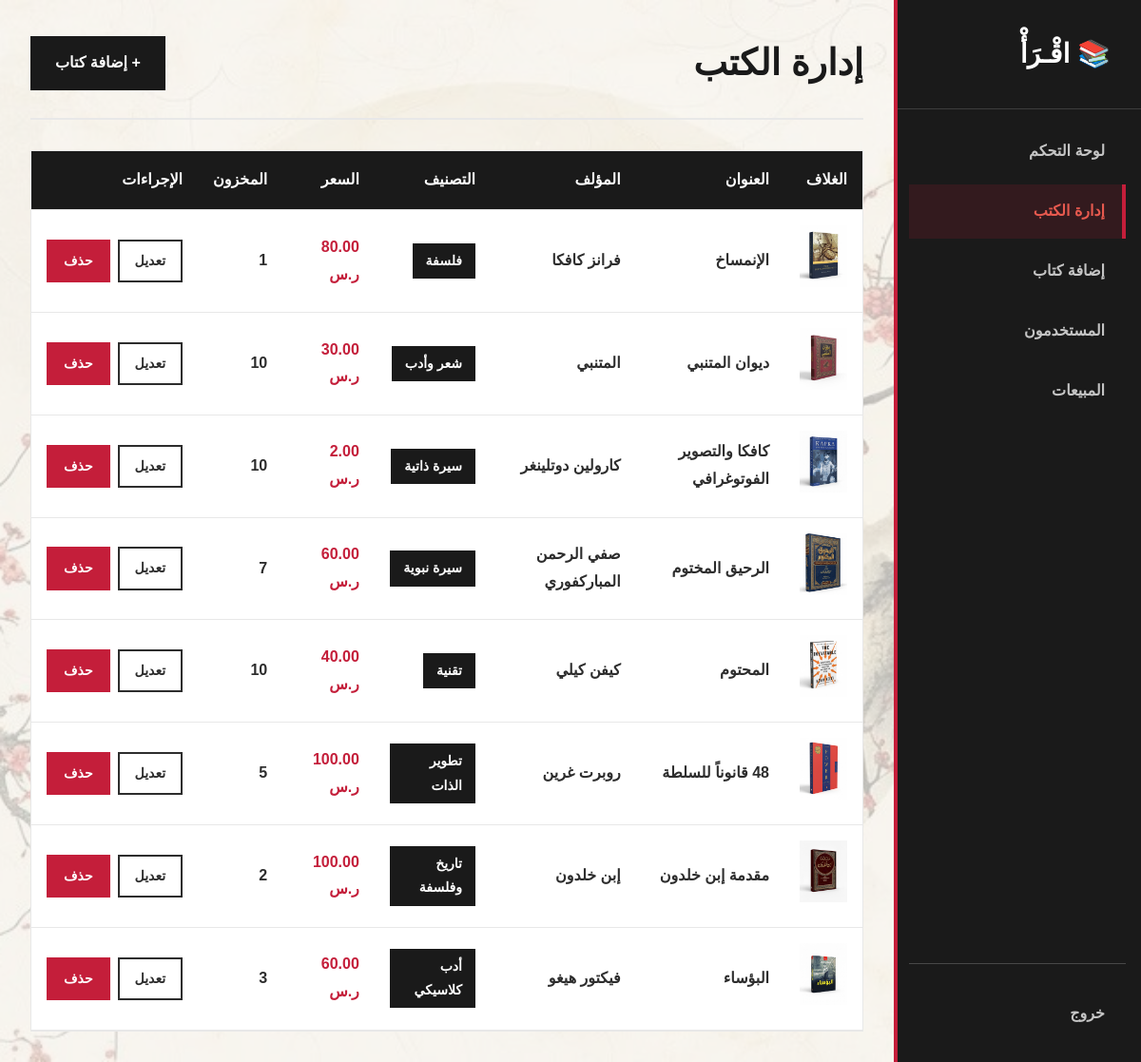
Screenshot of /admin/manage_books.php (signed in) with the database file from the repository.
### tables this page shows
CREATE TABLE `books` (
  `book_id` int(11) NOT NULL,
  `title` varchar(200) NOT NULL,
  `author` varchar(100) NOT NULL,
  `category` varchar(50) NOT NULL,
  `price` decimal(10,2) NOT NULL,
  `description` text DEFAULT NULL,
  `image` varchar(255) DEFAULT 'default_book.jpg',
  `stock_quantity` int(11) DEFAULT 10,
  `created_at` timestamp NOT NULL DEFAULT current_timestamp()
);

### admin/manage_books.php (the view, shortened to what this page needs)
<?php
require_once '../config/database.php';
$books = mysqli_query($conn, "SELECT * FROM books ORDER BY created_at DESC");
?>
<!DOCTYPE html>
<html lang="ar" dir="rtl">
<head>
    <link rel="stylesheet" href="../css/style.css">
</head>
<body class="admin-body">
    <div class="admin-layout">
        <aside class="admin-sidebar">
            <div class="admin-sidebar-brand">📚 اقْـرَأْ</div>
            <ul class="admin-nav">
                <li><a href="admin_home.php" class="admin-nav-link">لوحة التحكم</a></li>
                <li><a href="manage_books.php" class="admin-nav-link active">إدارة الكتب</a></li>
                <li><a href="add_book.php" class="admin-nav-link">إضافة كتاب</a></li>
                <li><a href="view_users.php" class="admin-nav-link">المستخدمون</a></li>
                <li><a href="view_sales.php" class="admin-nav-link">المبيعات</a></li>
                <li style="margin-top: auto; padding-top: 24px; border-top: 1px solid rgba(255,255,255,0.2);">
                    <a href="../logout.php" class="admin-nav-link">خروج</a>
                </li>
            </ul>
        </aside>
        <main class="admin-main">
            <div class="admin-header">
                <h1 class="admin-title">إدارة الكتب</h1>
                <a href="add_book.php" class="btn btn-primary">+ إضافة كتاب</a>
            </div>
            <div class="data-table">
                <table>
                    <thead>
                        <tr>
                            <th>الغلاف</th>
                            <th>العنوان</th>
                            <th>المؤلف</th>
                            <th>التصنيف</th>
                            <th>السعر</th>
                            <th>المخزون</th>
                            <th>الإجراءات</th>
                        </tr>
                    </thead>
                    <tbody>
                        <?php if (mysqli_num_rows($books) > 0): ?>
                            <?php while ($book = mysqli_fetch_assoc($books)): ?>
                            <tr>
                                <td>
                                    <img src="/bookstore/uploads/<?php echo htmlspecialchars($book['image']); ?>"
                                        class="data-table-image"
                                          onerror="this.src='../images/default_book.png'">
                                </td>
                                <td><strong><?php echo htmlspecialchars($book['title']); ?></strong></td>
                                <td><?php echo htmlspecialchars($book['author']); ?></td>
                                <td>
                                    <span class="card-category"><?php echo htmlspecialchars($book['category']); ?></span>
                                </td>
                                <td style="color: var(--red); font-weight: 600;">
                                    <?php echo number_format($book['price'], 2); ?> ر.س
                                </td>
                                <td><?php echo $book['stock_quantity']; ?></td>
                                <td>
                                    <div class="d-flex gap-1">
                                        <a href="edit_book.php?id=<?php echo $book['book_id']; ?>" class="btn btn-sm btn-secondary">تعديل</a>
                                        <a href="manage_books.php?delete=<?php echo $book['book_id']; ?>"
                                           class="btn btn-sm btn-danger"
                                           onclick="return confirm('هل أنت متأكد من حذف هذا الكتاب؟')">حذف</a>
                                    </div>
                                </td>
                            </tr>
                            <?php endwhile; ?>
                        <?php endif; ?>
                    </tbody>
                </table>
            </div>
        </main>
    </div>
</body>
</html>

### rows the page displays
books: image (picture), title "الإنمساخ", author "فرانز كافكا", category "فلسفة", price "80.00", stock_quantity "1"
books: image (picture), title "ديوان المتنبي", author "المتنبي", category "شعر وأدب", price "30.00", stock_quantity "10"
books: image (picture), title "كافكا والتصوير الفوتوغرافي", author "كارولين دوتلينغر", category "سيرة ذاتية", price "2.00", stock_quantity "10"
books: image (picture), title "الرحيق المختوم", author "صفي الرحمن المباركفوري", category "سيرة نبوية", price "60.00", stock_quantity "7"
books: image (picture), title "المحتوم", author "كيفن كيلي", category "تقنية", price "40.00", stock_quantity "10"
books: image (picture), title "48 قانوناً للسلطة", author "روبرت غرين", category "تطوير الذات", price "100.00", stock_quantity "5"
books: image (picture), title "مقدمة إبن خلدون", author "إبن خلدون", category "تاريخ وفلسفة", price "100.00", stock_quantity "2"
books: image (picture), title "البؤساء", author "فيكتور هيغو", category "أدب كلاسيكي", price "60.00", stock_quantity "3"
